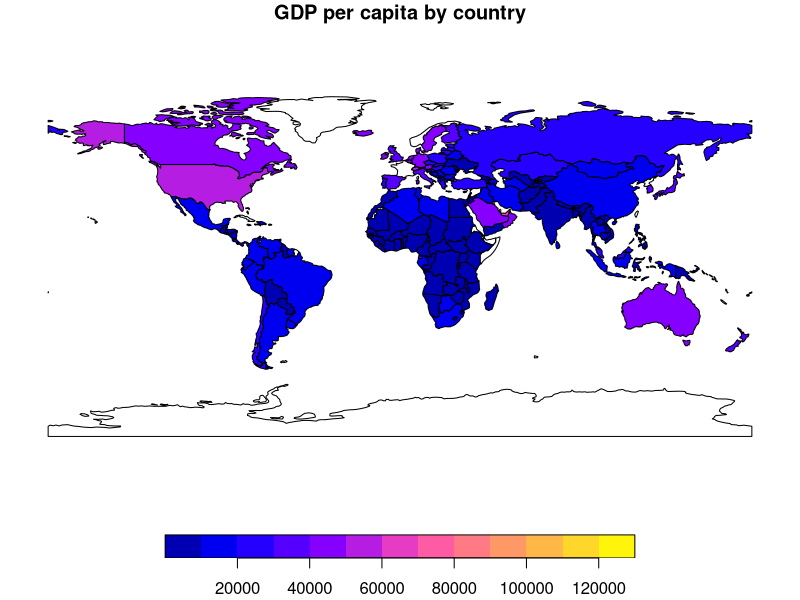
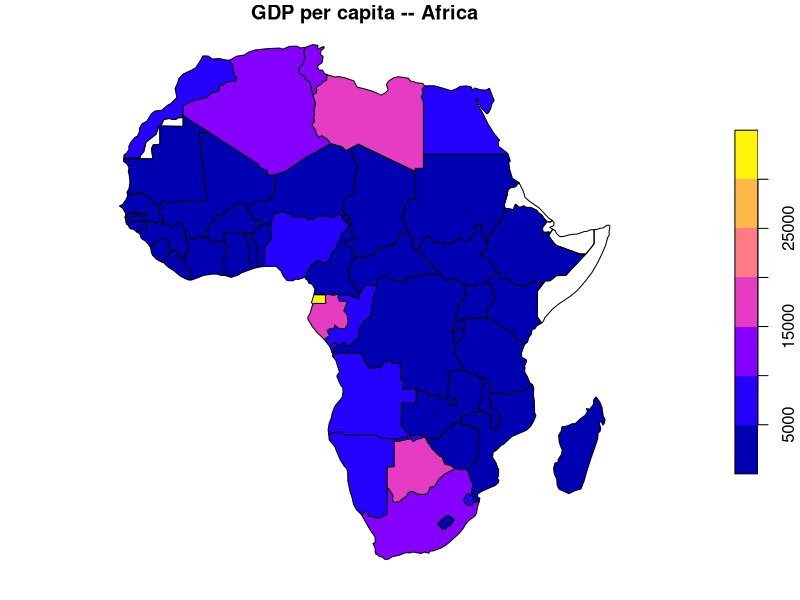
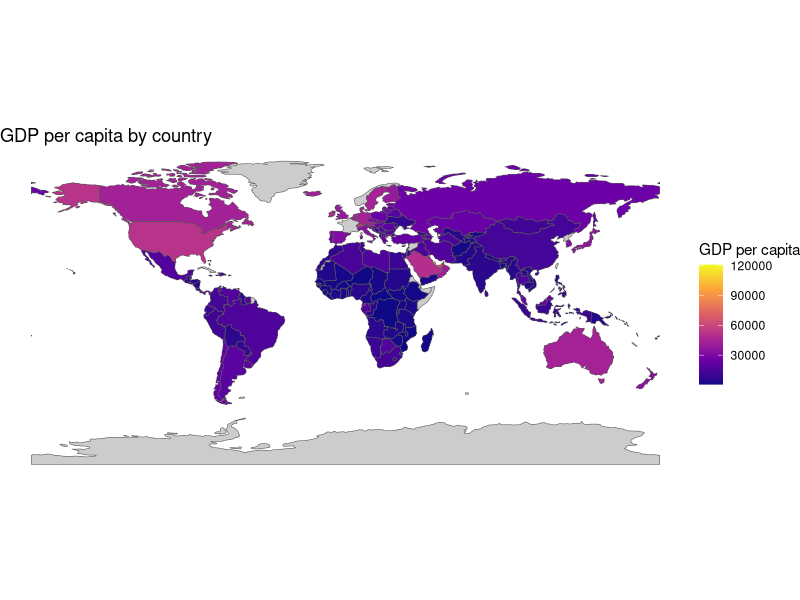
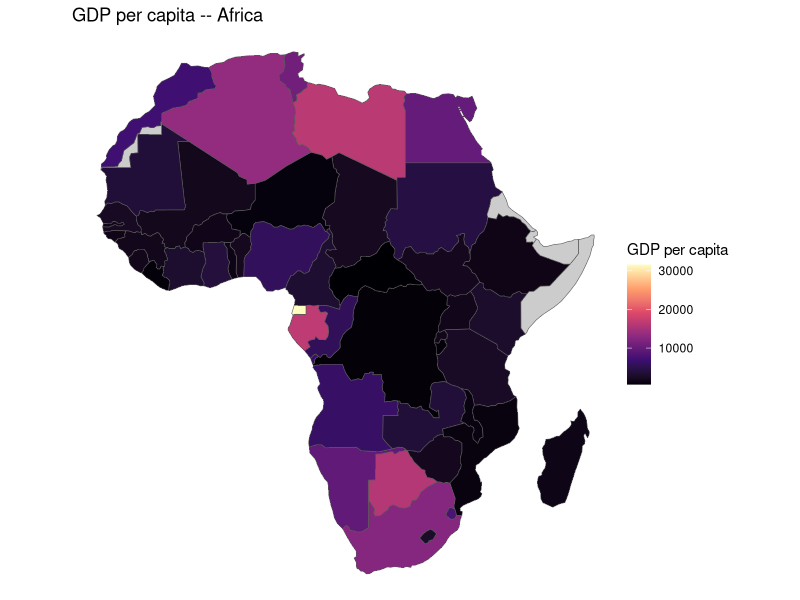
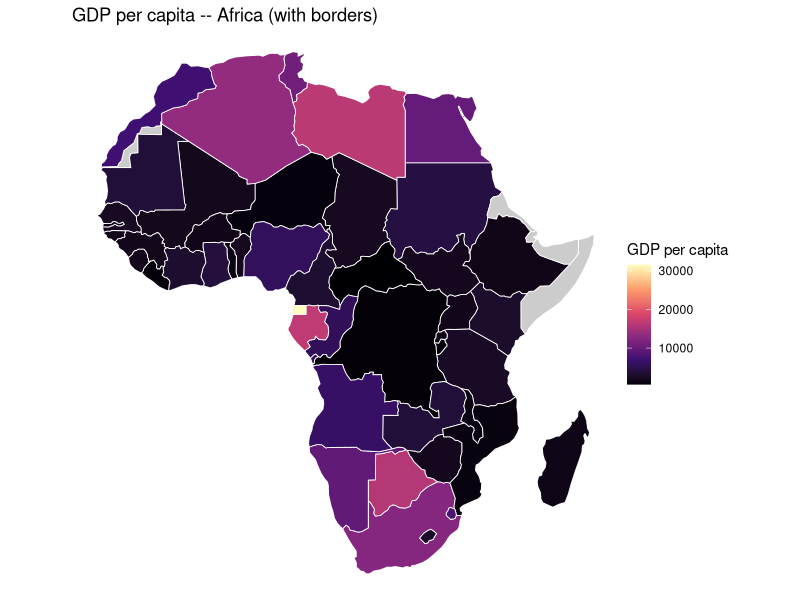
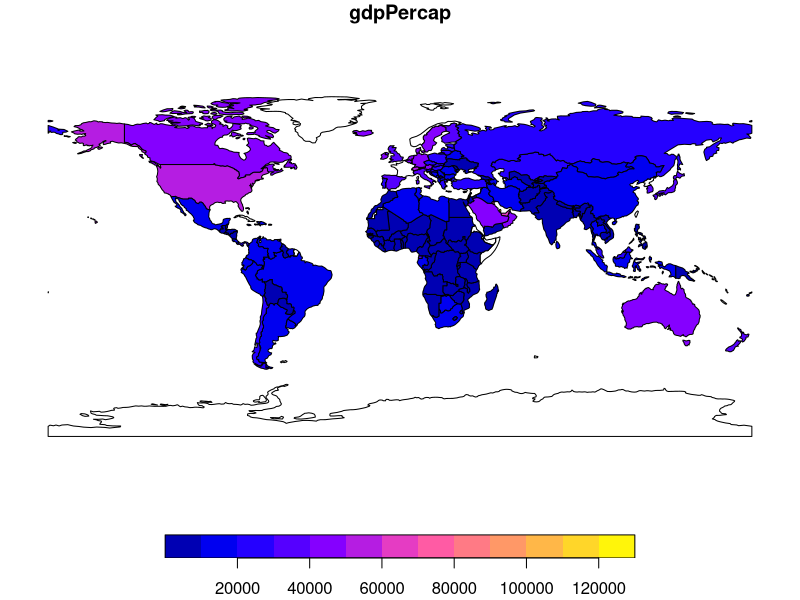
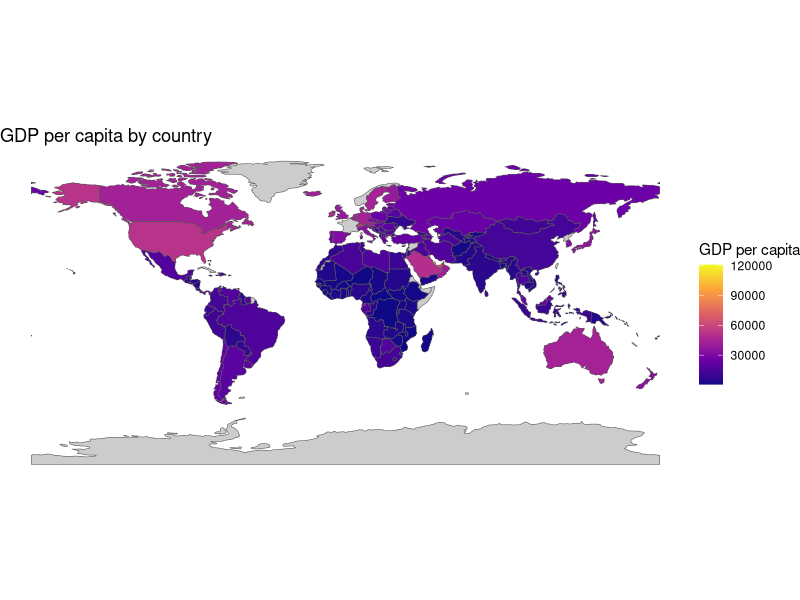
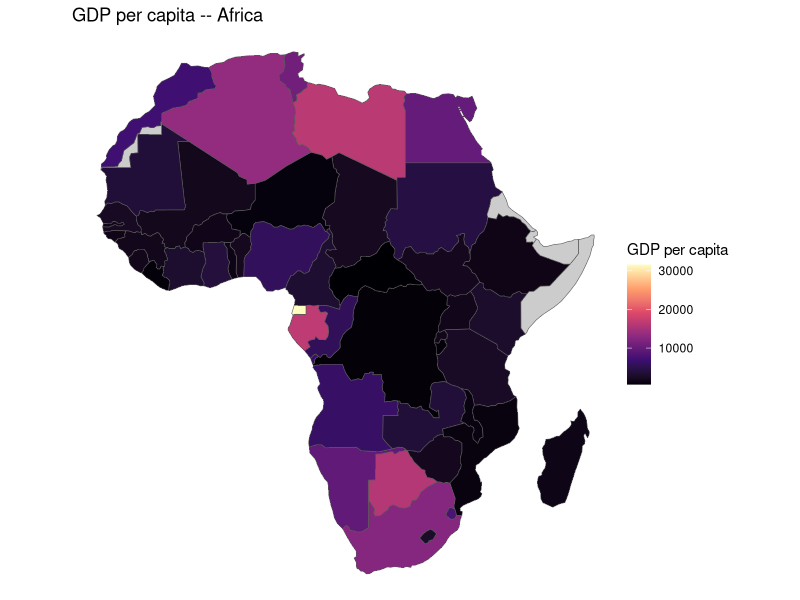

The R source for these figures, in order:
## ---- chunk 1
knitr::opts_chunk$set(echo = TRUE, warning = FALSE, message = FALSE)
options(stringsAsFactors = FALSE)
## ---- chunk 2
library(sf)
library(spData)
library(dplyr)
library(ggplot2)

data(world)
## ---- chunk 3
class(world)
names(world)
nrow(world)
## ---- chunk 4
st_crs(world)
## ---- chunk 5
unique(st_geometry_type(world))
## ---- chunk 6
pdf("world_gdp_base.pdf")
plot(world["gdpPercap"])
dev.off()

# Display inline as well
plot(world["gdpPercap"], main = "GDP per capita by country")
## ---- chunk 7
africa = filter(world, continent == "Africa")
nrow(africa)
plot(africa["gdpPercap"], main = "GDP per capita -- Africa")
## ---- chunk 8
world = world %>%
  mutate(pop_millions = pop / 1e6)

gdp_by_continent = world %>%
  group_by(continent) %>%
  summarise(mean_gdpPercap = mean(gdpPercap, na.rm = TRUE))

print(st_drop_geometry(gdp_by_continent))
## ---- chunk 9
africa_sorted = africa %>%
  arrange(desc(gdpPercap)) %>%
  select(name_long, gdpPercap)

print(head(st_drop_geometry(africa_sorted), 5))
## ---- chunk 10
ggplot(world) +
  geom_sf(aes(fill = gdpPercap)) +
  scale_fill_viridis_c(option = "plasma", na.value = "grey80",
                       name = "GDP per capita") +
  theme_void() +
  labs(title = "GDP per capita by country")
ggsave("world_gdp.pdf", width = 10, height = 5)
## ---- chunk 11
ggplot(africa) +
  geom_sf(aes(fill = gdpPercap)) +
  scale_fill_viridis_c(option = "magma", na.value = "grey80",
                       name = "GDP per capita") +
  theme_void() +
  labs(title = "GDP per capita -- Africa")
ggsave("africa_gdp.pdf", width = 7, height = 6)
## ---- chunk 12
ggplot(africa) +
  geom_sf(aes(fill = gdpPercap), color = "white", linewidth = 0.3) +
  scale_fill_viridis_c(option = "magma", na.value = "grey80",
                       name = "GDP per capita") +
  theme_void() +
  labs(title = "GDP per capita -- Africa (with borders)")
ggsave("africa_gdp_borders.pdf", width = 7, height = 6)
